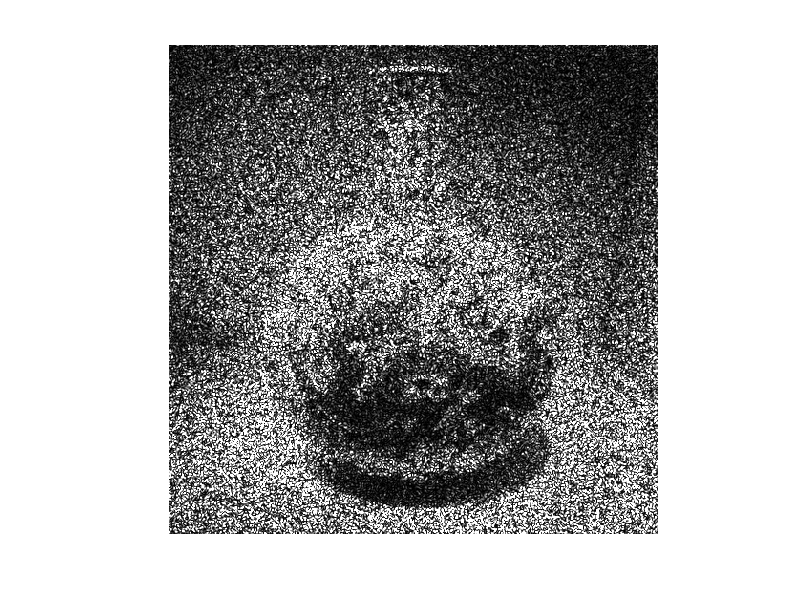

Write MATLAB code to recreate this figure. (Note: this script raises an error after producing the figure.)
clear;
close all;
clc;
%% parameter
load('object_grayscale');
F1 =imresize(F1,[512,512]);[nn,mm]=size(F1);E=sum(sum(F1));
lamda=532e-6;k=2*pi/lamda;
dh=0.00374;
F=abs(sqrt(F1));
phi=exp(1i*2*pi*rand(nn,mm));
%% band-limitation
bandlim_spe=padarray(ones(nn/2,mm/2),[nn/4,mm/4]);
%% alternative projection
loop=100;
RMSE=zeros(loop,1);NUM_PO=zeros(loop,1);NUM_NE=zeros(loop,1);
figure
for i=2:loop 
   amp=F;
   E1=amp.*phi;
   E2=fftshift(fft2(fftshift(E1)));
   E2_ave=sqrt(E*((abs(E2).*bandlim_spe).^2)/sum(sum((abs(E2).*bandlim_spe).^2)));
   E2_k=E2_ave.*exp(1i*angle(E2));
   es=fftshift(ifft2(fftshift(E2_k)));
   amp=abs(es);
   amp=sqrt(E*(amp.^2)/sum(sum(amp.^2)));
   I=amp.^2;
   I=E*I/sum(sum(I));
   P = mod(angle(es),2*pi);
   imshow(I);
   Diff=double(I)-double(F1);
   MSE=gather(sum(Diff(:).^2)/numel(I));
   RMSE(i,1)=sqrt(MSE);
   phi=exp(1i*angle(es));
   phi_in=angle(es);
   [NUM_PO(i,1),NUM_NE(i,1)]=function_vortex_detection_accegpu(phi_in,dh);
end
phase=angle(phi);
An=angle(E2_k);
Am=abs(E2_k);
hologram=Am.*exp(1i*An);
%% Reconstruction
Rec=fftshift(ifft2(fftshift(E2_k)));
amp=abs(Rec);
I=amp.^2;
I=E*I/sum(sum(I));
NUM=NUM_PO+NUM_NE;
figure,imshow(I);
